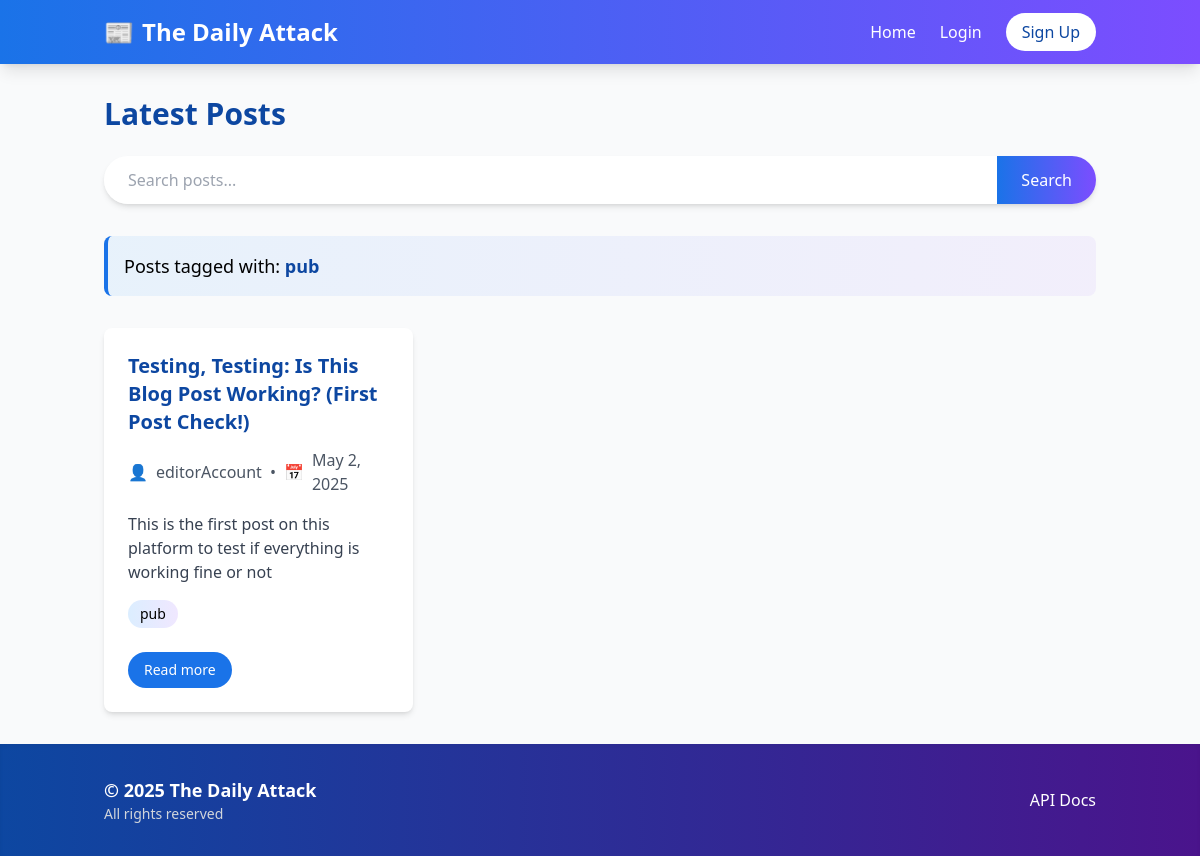
The app's page /tag/pub/, older data.
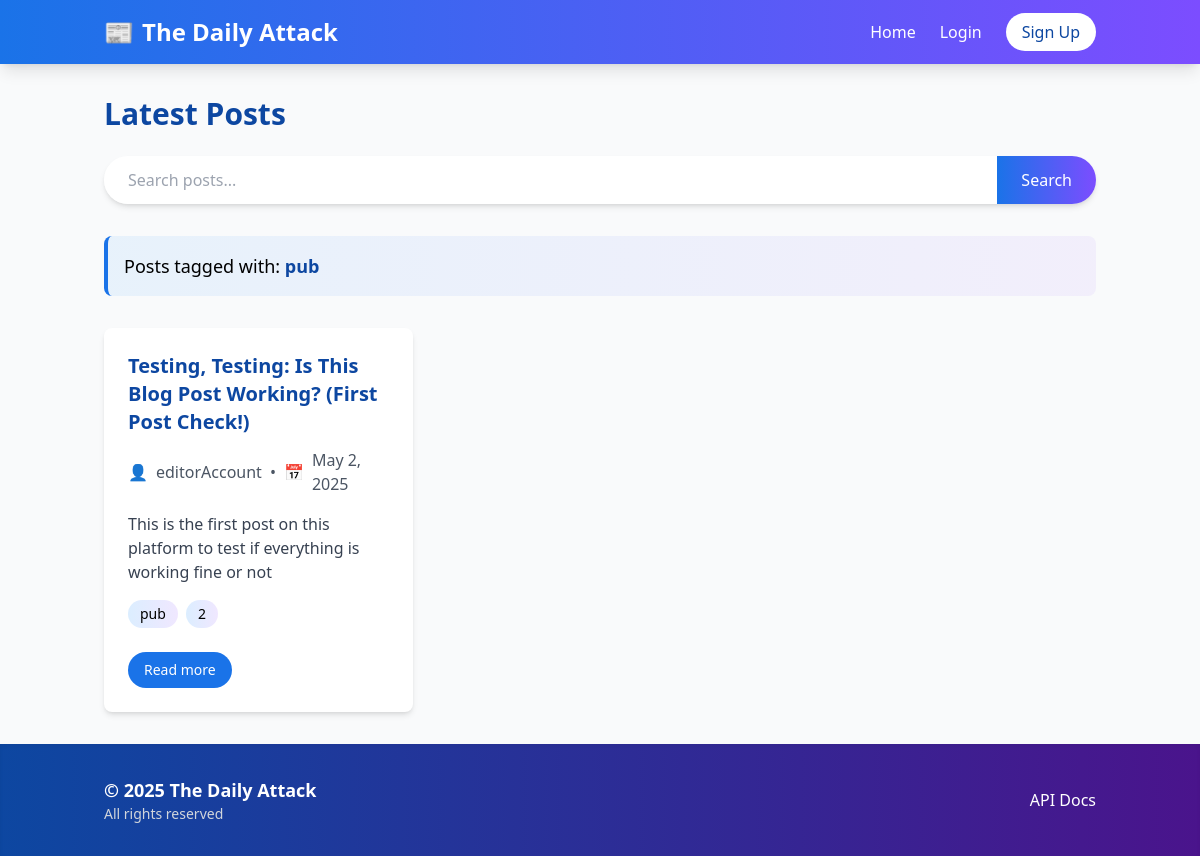
The same page, newer data.
### blog/models.py (models this page shows, shortened)
class Post(models.Model):
    STATUS_CHOICES = (
        ('draft', 'Draft'),
        ('published', 'Published'),
    )
    title = models.CharField(max_length=200)
    content = models.TextField()
    author = models.ForeignKey(User, on_delete=models.CASCADE, related_name='blog_posts')
    created_at = models.DateTimeField(auto_now_add=True)
    updated_at = models.DateTimeField(auto_now=True)
    published_at = models.DateTimeField(blank=True, null=True)
    status = models.CharField(max_length=10, choices=STATUS_CHOICES, default='draft')
    tags = models.ManyToManyField(Tag, blank=True)
    class Meta:
        ordering = ['-created_at']

class Tag(models.Model):
    name = models.CharField(max_length=50, unique=True)

### blog/views.py (the view)
# urls.py: path('tag/<str:tag_name>/', views.tag_posts, name='tag_posts'),
def tag_posts(request, tag_name):
    tag = get_object_or_404(Tag, name=tag_name)
    posts = Post.objects.filter(tags=tag, status='published')
    return render(request, 'blog/home.html', {'posts': posts, 'tag': tag})

### templates/blog/home.html (shortened to what this page needs)
{% extends 'base.html' %}
{% block content %}
    <div class="mb-8 animate-fade-in">
        <h1 class="text-3xl font-bold mb-6 text-primary-dark">Latest Posts</h1>
        <form action="{% url 'search_posts' %}" method="get" class="mb-8">
            <div class="flex shadow-md rounded-full overflow-hidden transition-all duration-300 hover:shadow-lg">
                <input type="text" name="q" placeholder="Search posts..." class="flex-grow px-6 py-3 border-0 focus:ring-2 focus:ring-primary focus:outline-none" value="{{ query|default:'' }}">
                <button type="submit" class="bg-header-gradient text-white px-6 py-3 font-medium transition-all duration-300 hover:opacity-90">Search</button>
            </div>
        </form>
        {% if tag %}
            <div class="mb-6 p-4 bg-gradient-to-r from-primary-light/10 to-accent-light/10 rounded-lg border-l-4 border-primary">
                <p class="text-lg">Posts tagged with: <span class="font-semibold text-primary-dark">{{ tag.name }}</span></p>
            </div>
        {% endif %}
    </div>
    <div class="grid grid-cols-1 md:grid-cols-2 lg:grid-cols-3 gap-8">
        {% for post in posts %}
            <div class="bg-white rounded-lg shadow-md overflow-hidden card-hover animate-slide-in" style="animation-delay: {{ forloop.counter0 }}00ms">
                <div class="p-6">
                    <h2 class="text-xl font-bold mb-3">
                        <a href="{% url 'post_detail' pk=post.pk %}" class="text-primary-dark hover:text-primary transition-colors duration-300">{{ post.title }}</a>
                    </h2>
                    <p class="text-gray-600 mb-4 flex items-center">
                        <span class="mr-2">👤</span> {{ post.author.username }}
                        <span class="mx-2">•</span>
                        <span class="flex items-center"><span class="mr-2">📅</span> {{ post.published_at|date:"F j, Y" }}</span>
                    </p>
                    <div class="prose mb-4 text-gray-700">
                        {{ post.content|safe|truncatewords_html:30 }}
                    </div>
                    <div class="flex flex-wrap gap-2 mb-4">
                        {% for tag in post.tags.all %}
                            <a href="{% url 'tag_posts' tag_name=tag.name %}" class="bg-gradient-to-r from-primary-light/20 to-accent-light/20 px-3 py-1 rounded-full text-sm hover:from-primary-light/30 hover:to-accent-light/30 transition-all duration-300">{{ tag.name }}</a>
                        {% endfor %}
                    </div>
                    <a href="{% url 'post_detail' pk=post.pk %}" class="inline-block mt-2 px-4 py-2 bg-primary text-white rounded-full hover:bg-primary-dark transition-colors duration-300 text-sm font-medium">Read more</a>
                </div>
            </div>
        {% empty %}
            <div class="col-span-full text-center py-12 animate-fade-in">
                <p class="text-xl text-gray-600">No posts found.</p>
                <p class="mt-2 text-gray-500">Try adjusting your search or check back later.</p>
            </div>
        {% endfor %}
    </div>
{% endblock %}

Row changes from the older to the newer data that the page shows:
added Tag: name "2"
